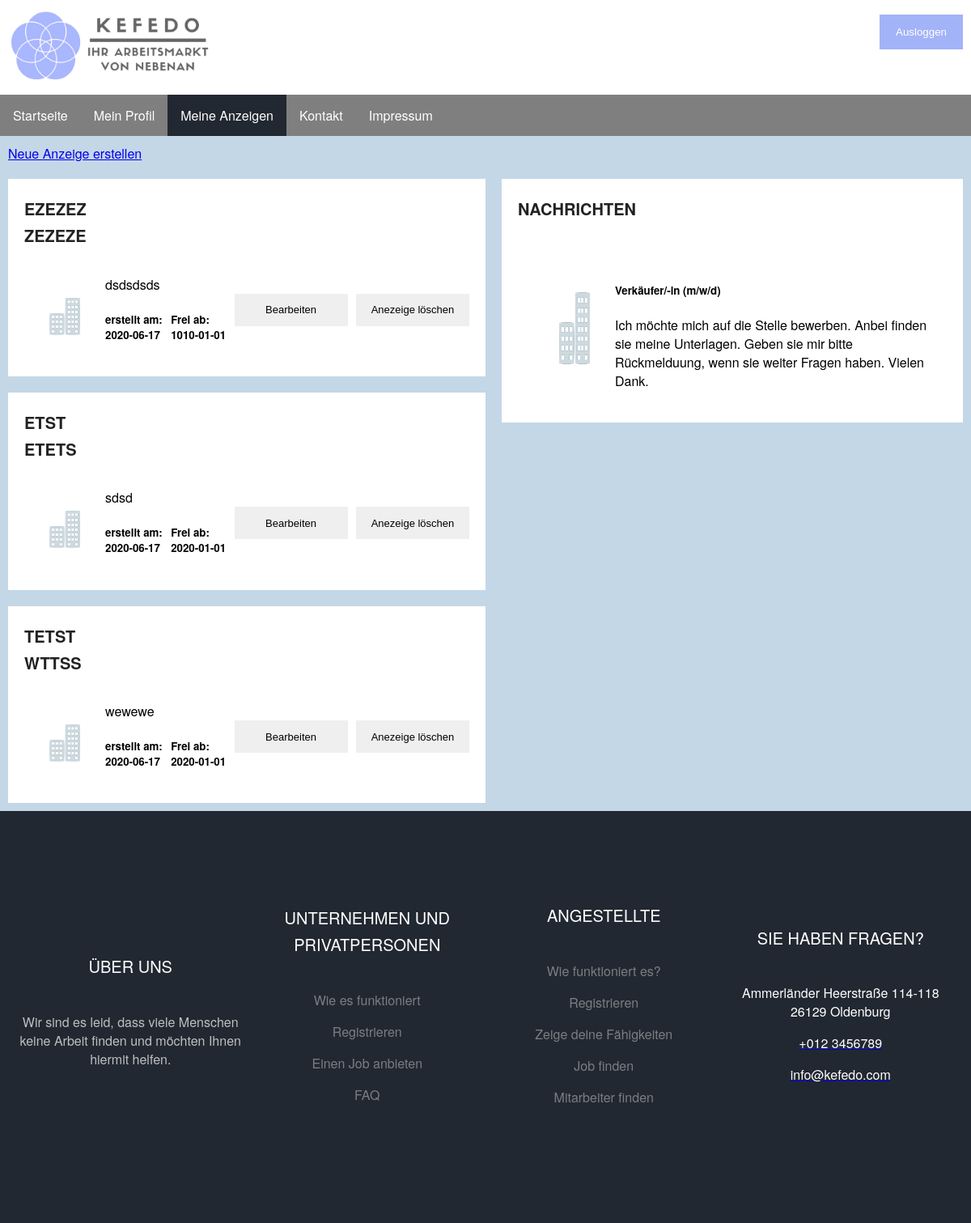
/website_root/messages.php (signed in), run on an earlier commit of the app's database.
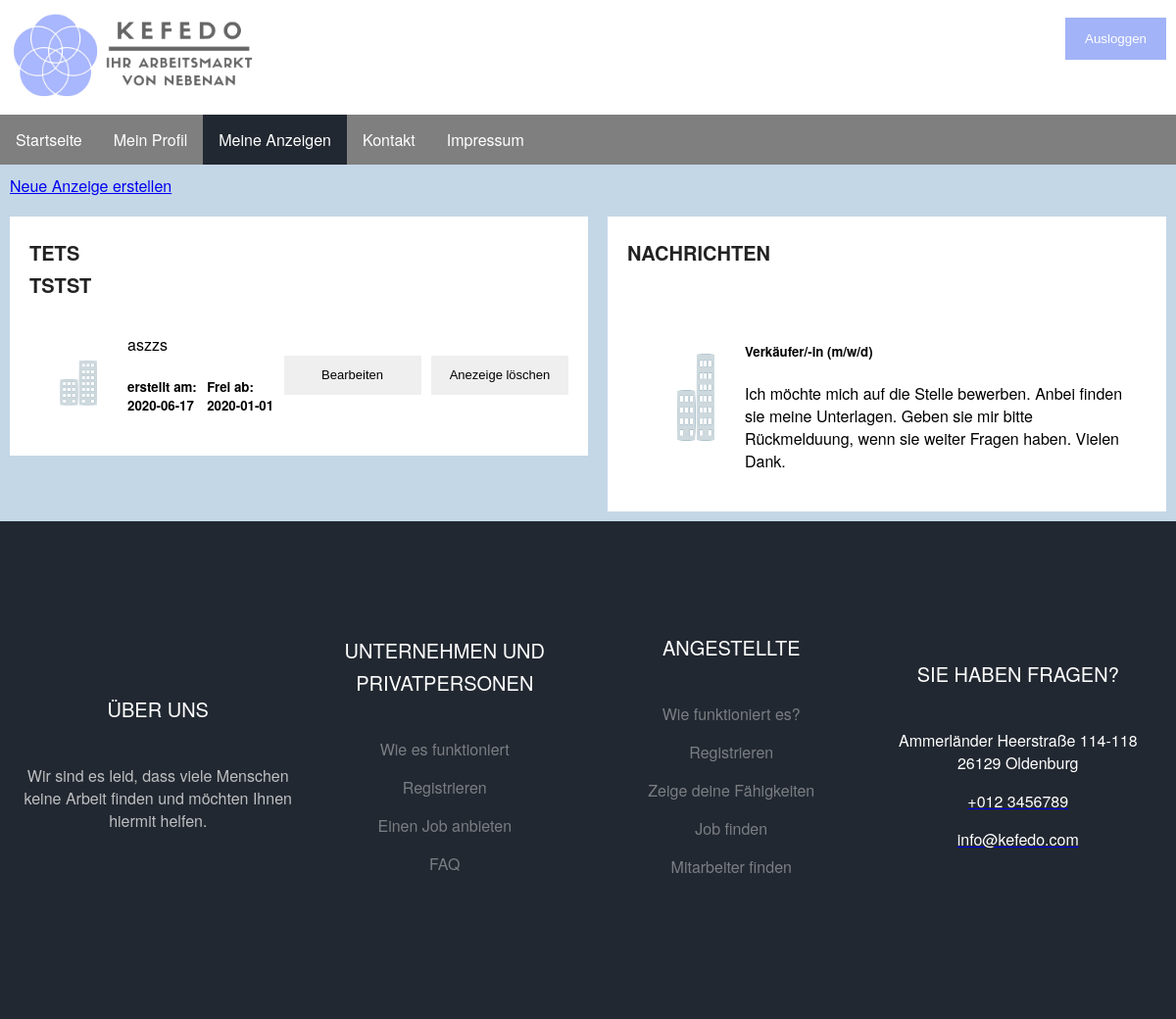
And on a later commit of the database.
### tables this page shows
CREATE TABLE offers (
                            id INTEGER NOT NULL PRIMARY KEY autoincrement,
                            title VARCHAR(50) NOT NULL,
                            subtitle VARCHAR(50) NOT NULL,
                            companyName VARCHAR(50) DEFAULT NULL,
                            description VARCHAR(2000) DEFAULT NULL,
                            logo VARCHAR(2000) DEFAULT NULL,
                            address INTEGER NOT NULL,
                            created DATE NOT NULL DEFAULT CURRENT_TIMESTAMP,
                            free DATE DEFAULT NULL,
                            offerType INTEGER(1) NOT NULL,
                            duration INTEGER(1) DEFAULT NULL,
                            workModel INTEGER(1) DEFAULT NULL,
                            creator INTEGER NOT NULL,
                            FOREIGN KEY(address) REFERENCES address (id),
                            FOREIGN KEY(creator) REFERENCES user (id)
                            
                            );

### website_root/php/offer/Offer.php (called while the page is built, shortened)
<?php
class Offer
{
    private $title;
    private $subTitle;
    private $description;
    private $created;
    private $free;
    public function getTitle()
    {
        return $this->title;
    }
    public function setTitle($title): void
    {
        $this->title = $title;
    }
    public function getSubTitle()
    {
        return $this->subTitle;
    }
    public function setSubTitle($subTitle): void
    {
        $this->subTitle = $subTitle;
    }
    public function getDescription()
    {
        return $this->description;
    }
    public function setDescription($description): void
    {
        $this->description = $description;
    }
    public function getCreated()
    {
        return $this->created;
    }
    public function setCreated($created): void
    {
        $this->created = $created;
    }
    public function getFree()
    {
        return $this->free;
    }
    public function setFree($free): void
    {
        $this->free = $free;
    }
}

### website_root/php/database/DatabaseController.php (called while the page is built, shortened)
<?php
class DatabaseController
{
    private static $USED_TYPE = "SQLITE";
    private static $database;
    public function __construct()
    {
        if (self::$USED_TYPE === "MARIADB") {
            self::$database = new MariaDBDatabase();
        } elseif (self::$USED_TYPE === "SQLITE") {
            self::$database = new SqliteDatabase();
        }
    }
    public static function getDatabase()
    {
        return self::$database;
    }
}

### website_root/php/offer/OfferDAOImpl.php (called while the page is built, shortened)
<?php
class OfferDAOImpl implements OfferDAO
{
    public function __construct()
    {
        $databaseController = new DatabaseController();
        $this->database = $databaseController::getDatabase();
    }
}

### website_root/php/database/SqliteDatabase.php (called while the page is built, shortened)
<?php
class SqliteDatabase implements Database
{
    private $conn;
    public function create(): ?bool
    {
        $commands = [
            "CREATE TABLE IF NOT EXISTS main.address (
                            id INTEGER NOT NULL PRIMARY KEY autoincrement,
                            state VARCHAR(30) NOT NULL,
                            town VARCHAR(30) NOT NULL,
                            street VARCHAR(50) NOT NULL,
                            number INTEGER(10) NOT NULL,
                            plz INTEGER(10) NOT NULL
                            );",
            "CREATE TABLE IF NOT EXISTS main.offers (
                            id INTEGER NOT NULL PRIMARY KEY autoincrement,
                            title VARCHAR(50) NOT NULL,
                            subtitle VARCHAR(50) NOT NULL,
                            companyName VARCHAR(50) DEFAULT NULL,
                            description VARCHAR(2000) DEFAULT NULL,
                            logo VARCHAR(2000) DEFAULT NULL,
                            address INTEGER NOT NULL,
                            created DATE NOT NULL DEFAULT CURRENT_TIMESTAMP,
                            free DATE DEFAULT NULL,
                            offerType INTEGER(1) NOT NULL,
                            duration INTEGER(1) DEFAULT NULL,
                            workModel INTEGER(1) DEFAULT NULL,
                            creator INTEGER NOT NULL,
                            FOREIGN KEY(address) REFERENCES address (id),
                            FOREIGN KEY(creator) REFERENCES user (id)
                            );",
            "CREATE TABLE IF NOT EXISTS main.user (
                            id INTEGER NOT NULL PRIMARY KEY autoincrement,
                            email VARCHAR(50) NOT NULL UNIQUE,
                            prename VARCHAR(30) DEFAULT NULL,
                            surname VARCHAR(50) DEFAULT NULL,
                            password VARCHAR(30) DEFAULT NULL
                            );",
        ];
        foreach ($commands as $command) {
            try {
                $result = $this->conn->exec($command);
            } catch (PDOException $e) {
                print $e;
                return false;
            }
        }
        return true;
    }
    public function connect(): ?bool
    {
        $this->conn = new PDO('sqlite:../DB.sqlite3') or die("Cannot open the Database");
        return $this->create();
    }
}

### website_root/php/user/UserDAOImpl.php (called while the page is built, shortened)
<?php
class UserDAOImpl implements UserDAO
{
    private $database;
    public function __construct()
    {
        $databaseController = new DatabaseController();
        $this->database = $databaseController::getDatabase();
        try {
            $this->database->connect();
        } catch (Exception $e) {
            print $e->getMessage();
        }
    }
    public function findUserByMail($email)
    {
        $command = "select * from user where email='" . $email . "'";
        return UserHelper::getUsersFromSQLResult($this->database->query($command));
    }
}

### website_root/messages.php (the view, shortened to what this page needs)
<?php
include "header.php";
include_once 'php/classes.php';
$email = $_COOKIE['email'] ?? null;
if ($email !== null) {
    $user = new UserDAOImpl();
    $user = $user->findUserByMail($email);
    if ($user !== null) {
        $OfferDAOImpl = new OfferDAOImpl();
        $result = $OfferDAOImpl->getOwnOffers($user);
    } else {
        $result = null;
    }
}
?>
<div class="header">
    <nav>
        <ul class="navi">
            <li class="navibutton"><a href="index.php" class="naviobjekt"> Startseite</a></li>
            <li class="navibutton">
                <a href="profil.php" class="naviobjekt"> Mein Profil</a>
            </li>
            <li class="navibutton">
                <div class="active"><a href="messages.php" class="naviobjekt"> Meine Anzeigen </a></div>
            </li>
            <li class="navibutton"><a href="contact.php" class="naviobjekt">Kontakt </a></li>
            <li class="navibutton"><a href="impressum.php" class="naviobjekt">Impressum </a></li>
        </ul>
    </nav>
</div>
<div class="grid-farbe">
    <div class="button_field">
        <a href="new_offer.php" class="button_new_offer">Neue Anzeige erstellen</a>
    </div>
    <div class="row">
        <div class="leftcolumn">
            <?php
            displayResults($result);
            function displayResults($result)
            {
                if ($result !== null) {
                    foreach ($result as $offer) {
                        $offer_id = $offer->getId();
                        $html = "<div class=\"card\">
                                    <div class=\"anzeigen-inhalt\">
                                        <h2>" . $offer->getTitle() . "<br>" . $offer->getSubTitle() . "</h2>
                                        <img class=\"fakeimg\" src=\"images/company_placeholder.png\" alt=\"Firmenlogo\">
                                        <div class=\"beschreibung\">
                                            " . $offer->getDescription() . "
                                        </div>
                                    </div>
                                    <form method=\"POST\"  class=\"profile-form\" id=\"profile-form\">
                                    <div class=\"infos\">
                                        <div class=\"erstellt\"><h5>erstellt am:<br>" . $offer->getCreated() . "</div>
                                        <div class=\"frei\"><h5> Frei ab:<br>" . $offer->getFree() . "</h5></div>
                                        <input type='hidden' name='id_offer' value='$offer_id'></form>
                                     <form method='post' action='new_offer.php'><input type=\"submit\" value=\"Bearbeiten\" class=\"submit\" name=\"bearbeiten_offer\"
                                   id=\"submit\"/>
                                        <input type='hidden' name='id_offer' value='$offer_id'></form>
                                    <input type=\"submit\" value=\"Anezeige löschen\" class=\"submit\" name=\"anzeigeloeschen\"
                                   id=\"submit\"/>
                                    </div>
                                 </form>
                                </div>";
                        echo $html . "\n";
                    }
                }
            }
            ?>
        </div>
        <div class="rightcolumn">
            <div class="card">
                <h2>Nachrichten</h2>
                <div class="card">
                    <div class=" nachricht">
                        <img class="fakeimg" src="images/company_placeholder.png" alt="Firmenlogo">
                        <div class="nachrichtenbes">
                            <h5>Verkäufer/-in (m/w/d)</h5>
                            Ich möchte mich auf die Stelle bewerben. Anbei finden sie meine Unterlagen.
                            Geben sie mir bitte Rückmelduung, wenn sie weiter Fragen haben. Vielen Dank.
                        </div>
                    </div>
                </div>
            </div>
        </div>
    </div>
</div>

### website_root/header.php (shortened to what this page needs)
<!DOCTYPE html>
<html lang="de">
<head>
    <link rel="stylesheet" type="text/css" href="styles/global.css">
    <?php if (preg_match("/messages\.php/i", $_SERVER['REQUEST_URI'])) { ?>
        <link rel="stylesheet" type="text/css" href="styles/messages.css">
    <?php } ?>
</head>
<body>
<div class="grid-container">
    <div class="headerrahmen">
        <div class="logo">
            <a href="index.php"><img alt="Logo" class="kefedologo" src="images/logo.png"></a>
        </div>
        <?php if (isset($_COOKIE["loggedin"]) and $_COOKIE["loggedin"] === "true") {
            ?>
            <div class="loginbutton">
                <form action="login.php" method="post">
                    <button type="submit" name="logoutSubmit" style="width:auto;">
                        Ausloggen
                    </button>
                </form>
            </div>
    <?php
    }
    ?>
</div>

### website_root/styles/global.css (style rules this page uses)
body { margin: 0; font-family: "Helvetica Neue", Helvetica, Arial, sans-serif; }
input { display: block; max-width: 100%; border: 1px solid #ebebeb; padding: 12px 20px; box-sizing: border-box; font-weight: 500; font-size: 13px; }
button { background-color: #A2B3F8; color: white; padding: 14px 20px; margin: 8px 0; border: none; cursor: pointer; width: 100%; }
.submit { width: 140px; height: 40px; display: flex; font-weight: 400; font-size: 13px; padding: 10px; border: none; cursor: pointer; }
h2 { line-height: 1.66; padding: 0; font-weight: 700; color: #222; font-size: 20px; text-transform: uppercase; margin: 0 0 32px; }
.footer { display: block; position: relative; font-size: 16px; padding: 7em 0; background: #222831; color: rgba(255, 255, 255, 0.7); grid-area: footer; align-content: center; }
.footer-row { display: flex; flex-wrap: wrap; align-content: center; }
.grid-farbe { padding: 10px; background-color: #c4d7e7; }
.text { color: #fff; text-decoration: none; }
.footer-col { float: left; flex-grow: 1; text-align: center; align-content: center; flex-wrap: wrap; width: 200px; }
.list-unstyled { padding-left: 0; list-style: none; }
.footer-li { padding-bottom: 1rem !important; }
.container { width: 100%; padding-right: 15px; padding-left: 15px; margin: auto; }
.footer-h2 { font-family: inherit; color: #fff; margin-bottom: 40px; font-size: 20px; font-weight: 400; }
.footer-link { color: rgba(255, 255, 255, 0.4); text-decoration: none; }
.headerrahmen { display: flex; flex-wrap: wrap; justify-content: space-between; padding: 10px; max-width: 100%; overflow: hidden; }
.loginbutton { float: right; margin-right: 0; align-items: end; }
.logo { flex-grow: 100; }
.kefedologo { max-width: 250px; min-width: 200px; }
.navi { list-style-type: none; margin: 0; padding: 0; overflow: hidden; background-color: #7f7f7f; }
.navibutton { float: left; }
.naviobjekt { display: block; color: white; text-decoration: none; text-align: center; padding: 14px 16px; }
.navibutton :last-child { border-right: none; }
.active { background-color: #222831; }

### website_root/styles/messages.css (style rules this page uses)
.leftcolumn { float: left; width: 50%; }
.rightcolumn { float: left; width: 50%; padding-left: 20px; }
.fakeimg { width: 15%; padding: 20px; min-width: 100px; float:left; }
.infos { display: flex; justify-content: space-between; }
.nachricht { display: flex; }
.card { background-color: white; padding: 20px; margin-top: 20px; }
.row:after { content: ""; display: table; clear: both; }

What changed in the data, as far as the page shows it:
removed offers: title "EZEZEZ", subtitle "ZEZEZE", description "dsdsdsds", created "2020-06-17", free "1010-01-01"
removed offers: title "ETST", subtitle "ETETS", description "sdsd", created "2020-06-17", free "2020-01-01"
removed offers: title "TETST", subtitle "WTTSS", description "wewewe", created "2020-06-17", free "2020-01-01"
added offers: title "TETS", subtitle "TSTST", description "aszzs", created "2020-06-17", free "2020-01-01"
